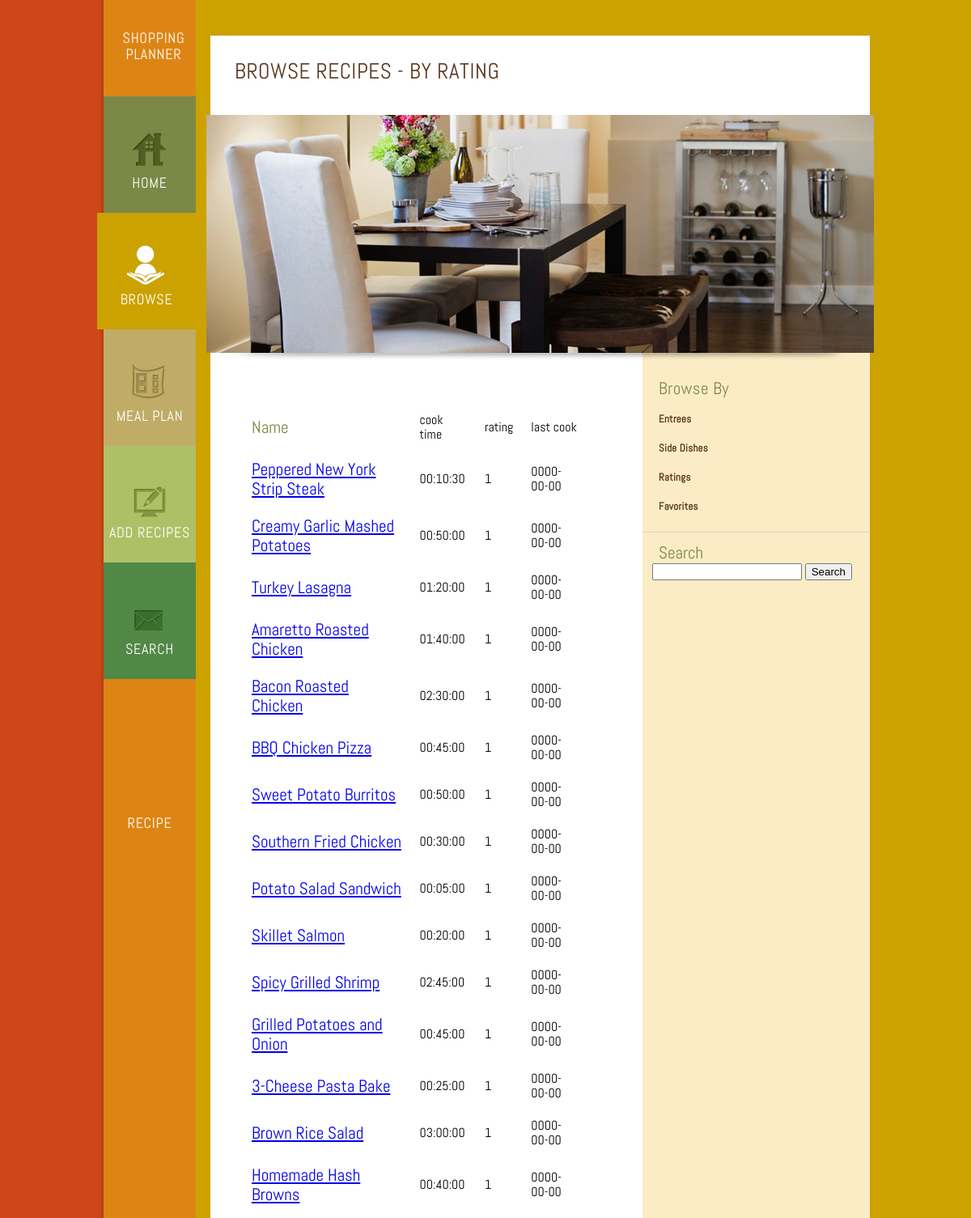
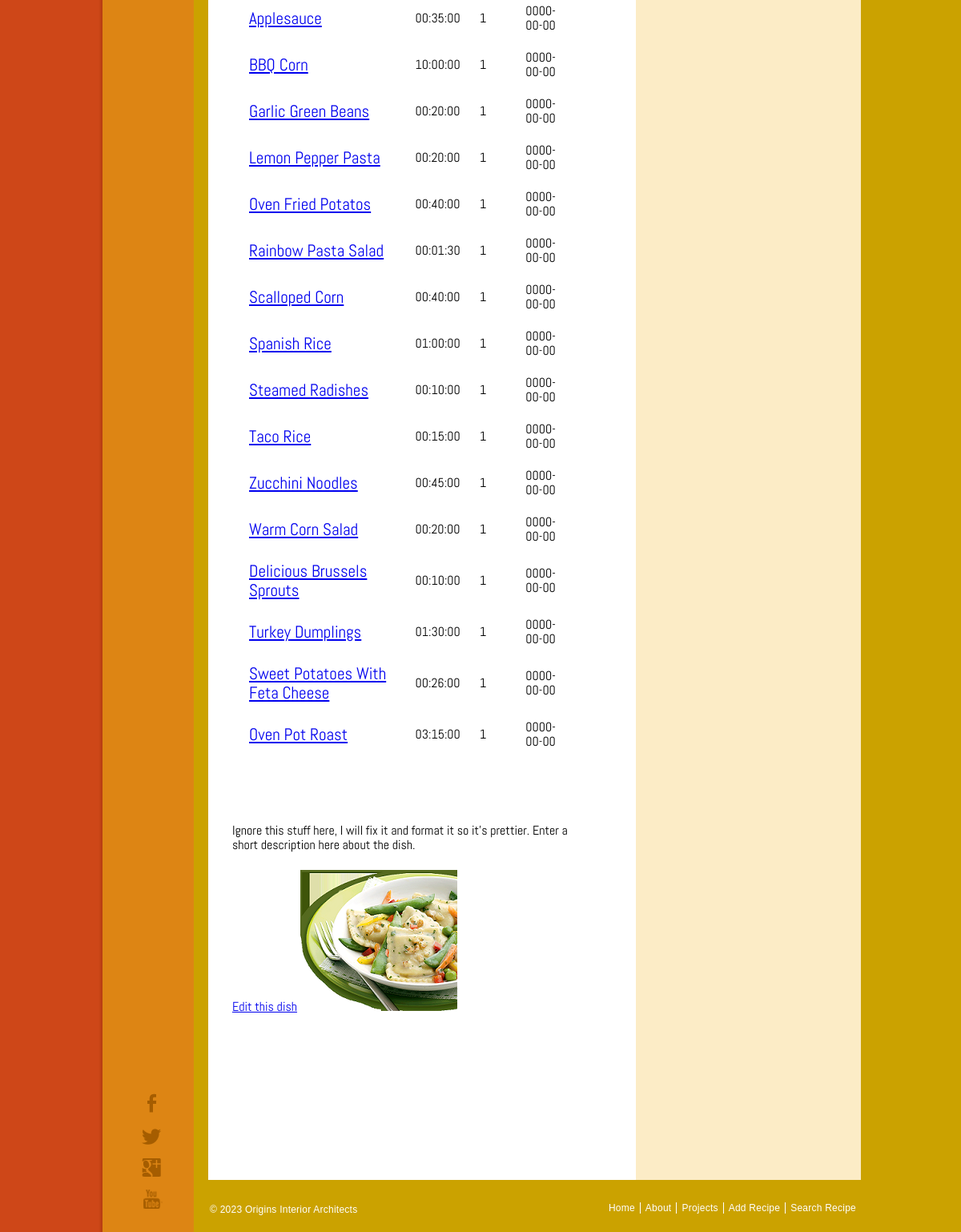
Screenshot of /browseRecipesRatings.php with the database file from the repository (2 pictures, top to bottom).
### tables this page shows
CREATE TABLE IF NOT EXISTS `recipe` (
  `recipe_id` int(10) unsigned NOT NULL AUTO_INCREMENT,
  `recipe_name` varchar(50) NOT NULL,
  `description` blob NOT NULL,
  `instructions` blob NOT NULL,
  `cook_time` time NOT NULL,
  `rating` int(11) NOT NULL,
  `comments` blob,
  `last_cook_week` date DEFAULT NULL,
  `date_added` date NOT NULL,
  `side_dishes` int(11) NOT NULL,
  `pic_location` varchar(50) NOT NULL,
  PRIMARY KEY (`recipe_id`)
);

### browseRecipesRatings.php (the view, shortened to what this page needs)
<!DOCTYPE html>
<html>
<head>
	<link rel="stylesheet" href="css/style.css" type="text/css">
</head>
<body>
	<div class="page">
		<div class="about-page">
			<div class="sidebar">
				<a href="index.php" id="logo">Shopping <br/>Planner</a>
				<ul>
					<li class="home">
						<a href="index.php">Home</a>
					</li>
					<li class="selected about">
						<a href="browseRecipes.php">Browse Recipes</a>
					</li>
					<li class="projects">
						<a href="mealPlan.html">Meal Plan</a>
					</li>
					<li class="blog">
						<a href="addRecipes.html">Add Recipes</a>
					</li>
					<li class="contact">
						<a href="searchRecipe.php">Search Recipe</a>
					</li>
				</ul>
				<div class="connect">
					<a href="http://freewebsitetemplates.com/go/facebook/" id="fb">facebook</a> <a href="http://freewebsitetemplates.com/go/twitter/" id="twitter">twitter</a> <a href="http://freewebsitetemplates.com/go/googleplus/" id="googleplus">google+</a> <a href="http://freewebsitetemplates.com/go/youtube/" id="youtube">youtube</a>
				</div>
			</div>
			<div class="body">
				<div class="content-about">
					<div>
						<h3>Browse Recipes - By Rating</h3>
					</div>
					<div class="featured">
						<img src="images/dining-room.jpg" alt="">
					</div>
					<div>
						<div>
							<p class="dishes">
							<?php
		include "db_connect.php";
		$query = 'SELECT * FROM recipe ORDER BY rating DESC';
		$result = mysqli_query($db, $query);
		echo '<table cellspacing="20"> <tr><td><h1>Name</h1></td> <td>cook time</td> <td>rating</td> <td>last cook</td></tr>';
		while (	$row = mysqli_fetch_array($result)){
	echo '<tr>';
		$id = $row['recipe_id'];
		$name = $row['recipe_name'];
		$cook_time = $row['cook_time'];
		$rating = $row['rating'];
		$last_cook = $row['last_cook_week'];
	echo '<td><a href="viewRecipe.php?id='.$id.'"><h1>'.$name.' </a></h1></td><td>'.$cook_time.'</td><td>'.$rating.'</td><td>'.$last_cook.'</td>';
	echo '</tr>';
		}
	echo '</table>';
?>
								<br><br>
								<br><br>
								Ignore this stuff here, I will fix it and format it so it's prettier.  Enter a short description here about the dish.</p><a href="http://www.freewebsitetemplates.com/about/terms">Edit this dish</a> <img src="images/dinner3.png" alt="">
							<br><br>
						</div>
						<div class="sidebar">
							<div>
								<h3>Browse By</h3>
								<a href="browseRecipesEntrees.php">Entrees</a> <a href="browseRecipesSides.php">Side Dishes</a><a href="browseRecipesRatings.php">Ratings</a><a href="#">Favorites</a>
							</div>
							<div>
								<h3>Search</h3>
								<ul>
								<form method="post" form action="searchRecipe.php">
									<input type="text" name="search" value="" onblur="this.value=!this.value?'Search recipe here...':this.value;" onfocus="this.select()" onclick="this.value='';">
									<input type="submit" value="Search">
								</form>
									<li>
									</li>
									<li>
									</li>
								</ul>
								<ul>
									<li>
									</li>
									<li>
									</li>
									<li>
									</li>
								</ul>
							</div>
						</div>
					</div>
				</div>
				<div class="footer">
					<p>
						&#169; 2023 Origins Interior Architects
					</p>
					<ul>
						<li>
							<a href="index.php">Home</a>
						</li>
						<li>
							<a href="browseRecipes.php">About</a>
						</li>
						<li>
							<a href="mealPlan.html">Projects</a>
						</li>
						<li>
							<a href="addRecipes.html">Add Recipe</a>
						</li>
						<li>
							<a href="searchRecipe.php">Search Recipe</a>
						</li>
					</ul>
				</div>
			</div>
		</div>
	</div>
</body>
</html>

### rows the page displays
recipe: recipe_name "Peppered New York Strip Steak", cook_time "00:10:30", rating "1", last_cook_week "0000-00-00"
recipe: recipe_name "Creamy Garlic Mashed Potatoes", cook_time "00:50:00", rating "1", last_cook_week "0000-00-00"
recipe: recipe_name "Turkey Lasagna", cook_time "01:20:00", rating "1", last_cook_week "0000-00-00"
recipe: recipe_name "Amaretto Roasted Chicken", cook_time "01:40:00", rating "1", last_cook_week "0000-00-00"
recipe: recipe_name "Bacon Roasted Chicken", cook_time "02:30:00", rating "1", last_cook_week "0000-00-00"
recipe: recipe_name "BBQ Chicken Pizza", cook_time "00:45:00", rating "1", last_cook_week "0000-00-00"
recipe: recipe_name "Sweet Potato Burritos", cook_time "00:50:00", rating "1", last_cook_week "0000-00-00"
recipe: recipe_name "Southern Fried Chicken", cook_time "00:30:00", rating "1", last_cook_week "0000-00-00"
recipe: recipe_name "Potato Salad Sandwich", cook_time "00:05:00", rating "1", last_cook_week "0000-00-00"
recipe: recipe_name "Skillet Salmon", cook_time "00:20:00", rating "1", last_cook_week "0000-00-00"
recipe: recipe_name "Spicy Grilled Shrimp", cook_time "02:45:00", rating "1", last_cook_week "0000-00-00"
recipe: recipe_name "Grilled Potatoes and Onion", cook_time "00:45:00", rating "1", last_cook_week "0000-00-00"
recipe: recipe_name "3-Cheese Pasta Bake", cook_time "00:25:00", rating "1", last_cook_week "0000-00-00"
recipe: recipe_name "Brown Rice Salad", cook_time "03:00:00", rating "1", last_cook_week "0000-00-00"
recipe: recipe_name "Homemade Hash Browns", cook_time "00:40:00", rating "1", last_cook_week "0000-00-00"
recipe: recipe_name "Applesauce", cook_time "00:35:00", rating "1", last_cook_week "0000-00-00"
recipe: recipe_name "BBQ Corn", cook_time "10:00:00", rating "1", last_cook_week "0000-00-00"
recipe: recipe_name "Garlic Green Beans", cook_time "00:20:00", rating "1", last_cook_week "0000-00-00"
recipe: recipe_name "Lemon Pepper Pasta", cook_time "00:20:00", rating "1", last_cook_week "0000-00-00"
recipe: recipe_name "Oven Fried Potatos", cook_time "00:40:00", rating "1", last_cook_week "0000-00-00"
recipe: recipe_name "Rainbow Pasta Salad", cook_time "00:01:30", rating "1", last_cook_week "0000-00-00"
recipe: recipe_name "Scalloped Corn", cook_time "00:40:00", rating "1", last_cook_week "0000-00-00"
recipe: recipe_name "Spanish Rice", cook_time "01:00:00", rating "1", last_cook_week "0000-00-00"
recipe: recipe_name "Steamed Radishes", cook_time "00:10:00", rating "1", last_cook_week "0000-00-00"
recipe: recipe_name "Taco Rice", cook_time "00:15:00", rating "1", last_cook_week "0000-00-00"
recipe: recipe_name "Zucchini Noodles", cook_time "00:45:00", rating "1", last_cook_week "0000-00-00"
recipe: recipe_name "Warm Corn Salad", cook_time "00:20:00", rating "1", last_cook_week "0000-00-00"
recipe: recipe_name "Delicious Brussels Sprouts", cook_time "00:10:00", rating "1", last_cook_week "0000-00-00"
recipe: recipe_name "Turkey Dumplings", cook_time "01:30:00", rating "1", last_cook_week "0000-00-00"
recipe: recipe_name "Sweet Potatoes With Feta Cheese", cook_time "00:26:00", rating "1", last_cook_week "0000-00-00"
recipe: recipe_name "Oven Pot Roast", cook_time "03:15:00", rating "1", last_cook_week "0000-00-00"
